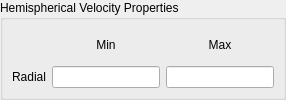
<?xml version="1.0" encoding="UTF-8"?>
<ui version="4.0">
 <class>VelocityPanelHemisphere</class>
 <widget class="QWidget" name="VelocityPanelHemisphere">
  <layout class="QVBoxLayout" name="rootLayout">
   <property name="leftMargin"><number>0</number></property>
   <property name="topMargin"><number>0</number></property>
   <property name="rightMargin"><number>0</number></property>
   <property name="bottomMargin"><number>0</number></property>
   <item>
    <widget class="QGroupBox" name="VelocityProperties">
     <property name="title">
      <string>Hemispherical Velocity Properties</string>
     </property>
     <layout class="QGridLayout" name="boxLayout">
      <item row="0" column="1">
       <widget class="QLabel" name="labelMin"><property name="text"><string>Min</string></property><property name="alignment"><set>Qt::AlignCenter</set></property></widget>
      </item>
      <item row="0" column="2">
       <widget class="QLabel" name="labelMax"><property name="text"><string>Max</string></property><property name="alignment"><set>Qt::AlignCenter</set></property></widget>
      </item>
      <item row="1" column="0">
       <widget class="QLabel" name="labelRadial"><property name="text"><string>Radial</string></property></widget>
      </item>
      <item row="1" column="1">
       <widget class="QLineEdit" name="HemisphereRadialMin"/>
      </item>
      <item row="1" column="2">
       <widget class="QLineEdit" name="HemisphereRadialMax"/>
      </item>
     </layout>
    </widget>
   </item>
  </layout>
 </widget>
 <resources/>
 <connections/>
</ui>
